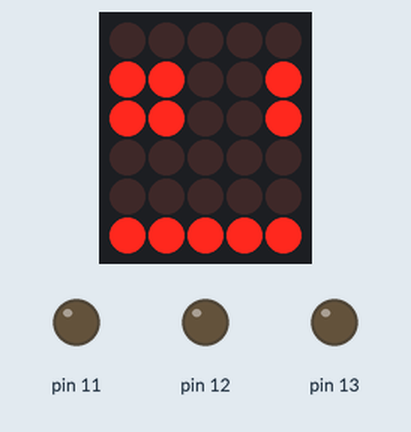
Simulated run of this sketch. Board: Arduino Uno, built with avr-gcc and run on an emulated ATmega328P. Parts: 5×6 LED matrix, output pins drawn as LEDs (lit = HIGH). Wiring (inferred from the names in the program): LED matrix (orientation assumed): rows pin 9, pin 4, pin 10, pin 6, A3, A2; columns pin 3, pin 7, pin 8, A0, A1. Pins used as bus, display or sensor lines are not drawn.

Above: at 0.17 s.
At 0.91 s:
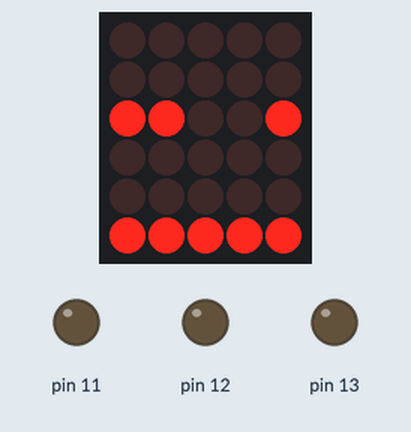

The sketch:

sketch.ino
```cpp
#define ROW_1 9
#define ROW_2 4
#define ROW_3 10
#define ROW_4 6
#define ROW_5 A3
#define ROW_6 16
#define ROW_7 A2
#define ROW_8 15

#define COL_1 5
#define COL_2 A1
#define COL_3 A0
#define COL_4 8
#define COL_5 14
#define COL_6 7
#define COL_7 3
#define COL_8 2

const byte rows[] = {
    ROW_1, ROW_2, ROW_3, ROW_4, ROW_5, ROW_6, ROW_7, ROW_8
};

// The display buffer
// It's prefilled with a smiling face (1 = ON, 0 = OFF)


byte IMAGES[][8]{{ B00000000, B01100110, B01100110, B00000000, B00000000, B01000010, B00111100, B00000000 },
{ B00000000, B01100110, B01100110, B00000000, B00000000, B01000010, B00111100, B00000000 },
{ B00000000, B01100110, B01100110, B00000000, B00000000, B01000010, B00111100, B00000000 },
{ B00000000, B00000000, B01100110, B00000000, B00000000, B01000010, B00111100, B00000000 },
{ B00000000, B00000000, B01100110, B00000000, B00000000, B01000010, B00111100, B00000000 },
{ B00000000, B00000000, B01100110, B00000000, B00000000, B01000010, B00111100, B00000000 },
{ B00000000, B00000000, B00000000, B00000000, B00000000, B01000010, B00111100, B00000000 },
{ B00000000, B00000000, B00000000, B00000000, B00000000, B01000010, B00111100, B00000000 },
{ B00000000, B00000000, B00000000, B00000000, B00000000, B01000010, B00111100, B00000000 },
{ B00000000, B00000000, B01100110, B00000000, B00000000, B01000010, B00111100, B00000000 },
{ B00000000, B00000000, B01100110, B00000000, B00000000, B01000010, B00111100, B00000000 },
{ B00000000, B00000000, B01100110, B00000000, B00000000, B01000010, B00111100, B00000000 }};


const int IMAGES_LEN = sizeof(IMAGES)/8;


void setup() {

    // Open serial port
    Serial.begin(9600);

    // Set all used pins to OUTPUT
    // This is very important! If the pins are set to input
    // the display will be very dim.
    for (byte i = 2; i <= 13; i++)
        pinMode(i, OUTPUT);


    pinMode(15, OUTPUT);
    pinMode(14, OUTPUT);
    pinMode(16, OUTPUT);
    pinMode(A0, OUTPUT);
    pinMode(A1, OUTPUT);
    pinMode(A2, OUTPUT);
    pinMode(A3, OUTPUT);
}

int i = 0;
int timeCount =0;
void loop()
{
  // This could be rewritten to not use a delay, which would make it appear brighter
   drawScreen(IMAGES[i]);

   timeCount+= 1;
  if(timeCount % 5 == 0){

    if(i >= IMAGES_LEN-1){
      i = 0;
      timeCount = 0;
    }else{
          i++;
    };

  };


}
 void  drawScreen(byte buffer2[]){


   // Turn on each row in series
    for (byte i = 0; i < 8; i++) {
        setColumns(buffer2[i]); // Set columns for this specific row
        analogWrite(rows[i], 0);
        digitalWrite(rows[i], HIGH);
        delay(2); // Set this to 50 or 100 if you want to see the multiplexing effect!
        digitalWrite(rows[i], LOW);

    }
}


void setColumns(byte b) {
    digitalWrite(COL_1, (~b >> 0) & 0x01); // Get the 1st bit: 10000000
    digitalWrite(COL_2, (~b >> 1) & 0x01); // Get the 2nd bit: 01000000
    digitalWrite(COL_3, (~b >> 2) & 0x01); // Get the 3rd bit: 00100000
    digitalWrite(COL_4, (~b >> 3) & 0x01); // Get the 4th bit: 00010000
    digitalWrite(COL_5, (~b >> 4) & 0x01); // Get the 5th bit: 00001000
    digitalWrite(COL_6, (~b >> 5) & 0x01); // Get the 6th bit: 00000100
    digitalWrite(COL_7, (~b >> 6) & 0x01); // Get the 7th bit: 00000010
    digitalWrite(COL_8, (~b >> 7) & 0x01); // Get the 8th bit: 00000001

    // If the polarity of your matrix is the opposite of mine
    // remove all the '~' above.
}
```

Measured:
- by itself, everything shown: repeats every 0.98 s, in 4 steps
